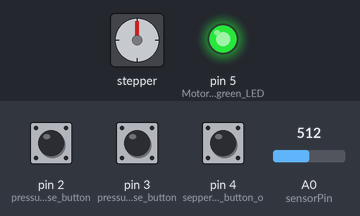
The sketch below on a simulated Arduino Uno, built with avr-gcc and run on an emulated ATmega328P. Shown: stepper motor, output pins drawn as LEDs (lit = HIGH). Inputs (shaded band) come from the test bench; at power-on: pin 4 (sepper_motor_off_button_o) HIGH, pin 2 (pressure_increase_button) HIGH, pin 3 (pressure_decrease_button) HIGH, A0 (sensorPin) = 512. Stepper angles assume 200 steps per turn; what the sketch prints to the serial monitor is not drawn.

Above: at 1.2 s.
1.3 s: pin 4 (sepper_motor_off_button_o) pulled LOW for 1 s
At 1.9 s:
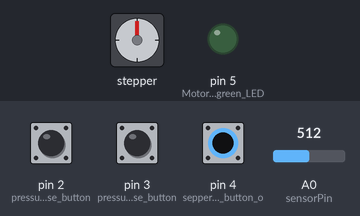
3.8 s: pin 2 (pressure_increase_button) pulled LOW for 0.15 s
At 5.0 s:
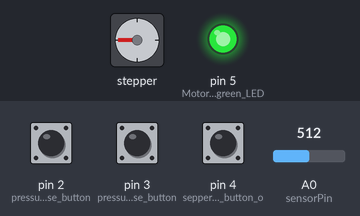
5.5 s: pin 3 (pressure_decrease_button) pulled LOW for 0.15 s
At 6.1 s:
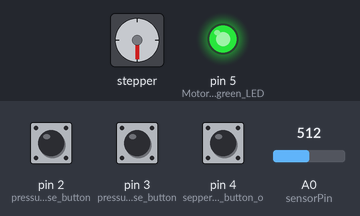
7.3 s: A0 (sensorPin) set to 525
At 8.8 s:
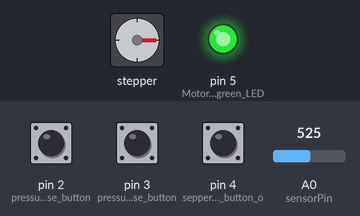
9.1 s: pin 4 (sepper_motor_off_button_o) pulled LOW for 0.15 s
At 9.21 s:
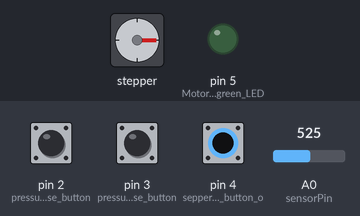
10.8 s: pin 3 (pressure_decrease_button) pulled LOW for 1 s
At 10.95 s:
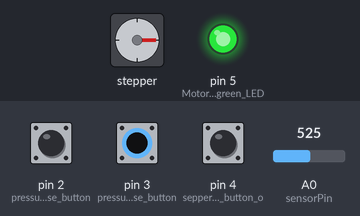
Timing chart, 0 to 13.8 s (numbered marks = the images above; inputs shaded):
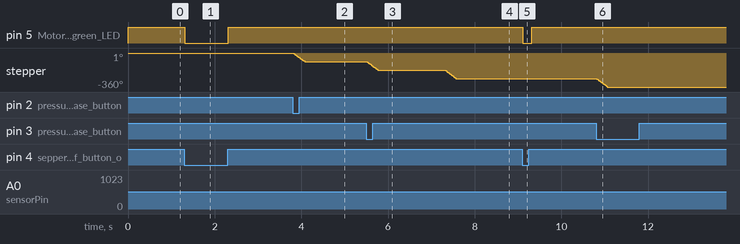

Measured:
- the behaviour switches between 512 and 513 on A0 (sensorPin) (found by bisection; images 3 and 4)
- after the input at 1.3 s, pin 5 (Motor_power_green_LED): HIGH → LOW at once, → HIGH 1.0 s later
- after the input at 3.8 s, stepper: turns 90° counter-clockwise in 0.27 s, starting at once
- after the input at 5.5 s, stepper: turns 90° counter-clockwise in 0.26 s, starting at once
- after the input at 7.3 s, stepper: turns 90° counter-clockwise in 0.26 s, starting at once
- after the input at 9.1 s, pin 5 (Motor_power_green_LED): HIGH → LOW at once, → HIGH 0.20 s later
- after the input at 10.8 s, stepper: turns 90° counter-clockwise in 0.26 s, starting at once

The sketch:

AdaStep01.ino
```cpp
//change
// Program currently used as of 5-18-15

// ISSUES can not program multiple boards at a time. The serial port keeps switching.
// Need to go to Tools>Port>and click on the port number it shows you to keep programing.

#include <Wire.h>
#include "Adafruit_MotorShield.h"  //  using " means look in current directory too.
#include "Adafruit_PWMServoDriver.h"

Adafruit_MotorShield AFMS = Adafruit_MotorShield(); // create shield object
Adafruit_StepperMotor *myMotor = AFMS.getStepper(200, 2); // stepper object, counts, port#2 (m3 m4)// creates motor object, one for each motor

 /******Pins definitions*************/
        #define MOTORSHIELD_IN1 8          //constant
        #define MOTORSHIELD_IN2 11        //constant
        #define MOTORSHIELD_IN3 12        //constant
        #define MOTORSHIELD_IN4 13        //constant
        #define CTRLPIN_A   9   //constant
        #define CTRLPIN_B   10  //constant
        int sensorPin = A0;    // pressure transducer input pin
        float TargetPressure = 660.0;  // set this to the target pressure to run at
        float VarPause = 5000.0;  // in milliseconds
        int SensorValue = 5;
        int millis_delay = 5; // pause between opening and closing valve
        int IncreaseButton = 0;
        int DecreaseButton = 0;
        int OffButton = 0;
        int MotorPowerLight = 0;
        int varOpen = 0;  // holds state of valve
        int varMotorState = 1; // holds state of motor switch. Used to activate motors first time out of button change.
        int x = 0; // excel plot variable
        int row = 0; // excel plot variable

    //***************** SETUP *************************************
       void setup()  // Setup called once in every program to initialize everything.
       {
        	//initialize();//Initialization for the stepper motor.
           AFMS.begin();  // create with the default frequency 1.6KHz
            //AFMS.begin(1000);  // OR with a different frequency, say 1KHz

            myMotor->setSpeed(60);  // xx rpm
            myMotor->release() ;

            Serial.begin(9600);  // prints out analog voltage on display
            SensorValue = analogRead(A0);
            pinMode(2, INPUT); // pressure increase button on input pin 2
            pinMode(3, INPUT); // pressure decrease button on input pin 3
            pinMode(4, INPUT); // sepper motor off button on input pin 4

            pinMode(5, OUTPUT); // Motor power green LED

            //Serial.begin(128000); // opens serial port, sets data rate to 9600 bps
            //Serial.println("CLEARDATA"); // excel plot
            //Serial.println("LABEL,Time,sin(x)"); // excel plot
        }

    //************ LOOP *******************************************
    void loop()
    {
       SensorValue = analogRead(A0);
       DecreaseButton = digitalRead(2);
       IncreaseButton = digitalRead(3);
       OffButton = digitalRead(4);

             float voltage = SensorValue ;     // Convert the analog reading (which goes from 0 - 1023) to a voltage (0 - 5V):
             //Serial.print("target= ");
             //Serial.println(TargetPressure);
             //Serial.print("sensor value = ");
             //Serial.println(SensorValue);
             //Serial.print("sensor - target= ");
             //Serial.println(SensorValue-TargetPressure);
             //Serial.print("delay = ");
             //Serial.println(pow((TargetPressure-SensorValue),2)*.01);
             Serial.println(OffButton);

             //Serial.println();
             //Serial.println();

       //while(digitalRead(4)==0){delay(200);} // Serial.println("holding");} // stop button activated

    //**************************Motor Power Logic **********************

        if(OffButton==0){ myMotor->release(); Serial.println("Motor OFF");
              varMotorState = 0;
              digitalWrite(5, LOW); delay(200);} // turn off motor power light

        else {digitalWrite(5, HIGH);  //motor power light on
              if(varMotorState == 0) // if starting from off state need to increment motor to activate coils
                  {myMotor->step(1, BACKWARD, INTERLEAVE);
                  myMotor->step(1, FORWARD, INTERLEAVE);
                  varMotorState = 1; }
                  // Serial.print("normal delay= ");
               }

    //********************** OPEN VALVE LOGIC *****************

        if (digitalRead(3)==0 && varOpen==0 && varMotorState==1) {TargetPressure=SensorValue;} // increasing pressure hold closed

            else if (digitalRead(3)==0 && varOpen==1&& varMotorState==1) {TargetPressure=SensorValue; myMotor->step(100, BACKWARD, INTERLEAVE);varOpen=0;} // close valve

            else if(SensorValue > TargetPressure && varOpen == 0 && varMotorState==1){myMotor->step(100, BACKWARD, INTERLEAVE); varOpen=1;} //Stepper motors rotate open

            else if(SensorValue > TargetPressure && varOpen == 1 && varMotorState==1){} // exit do nothing

            else if(DecreaseButton==0 && varOpen==0 && varMotorState==1){myMotor->step(100, BACKWARD, INTERLEAVE);varOpen=1;TargetPressure=SensorValue;} // open valve to decrease setting


// ********************CLOSE VALVE LOGIC ***************************

        if(DecreaseButton==0 && varMotorState==1 && varMotorState==1){TargetPressure=SensorValue; Serial.println("Decreasing");delay(200);} // Decrease pressure button down

        else if(varOpen==1 && SensorValue < TargetPressure && varMotorState==1){varOpen=0;myMotor->step(100, FORWARD, INTERLEAVE);  //Stepper motors rotate closed
                  // Serial.print("normal delay= ");
               }

//****************EXCEL PLOT OUTPUT **********************************************
               //Serial.print("DATA,TIME,");  Serial.println(SensorValue);
                //row++;
               // x++;
               // if (row > 360)
                // {
                 // row=0;
                 // x=0;
                 // Serial.println("ROW,SET,2");
                 //}

              //myMotor->step(100, FORWARD, INTERLEAVE);

              //delay(2000);
              //myMotor->step(100, BACKWARD, INTERLEAVE);

    }
```
